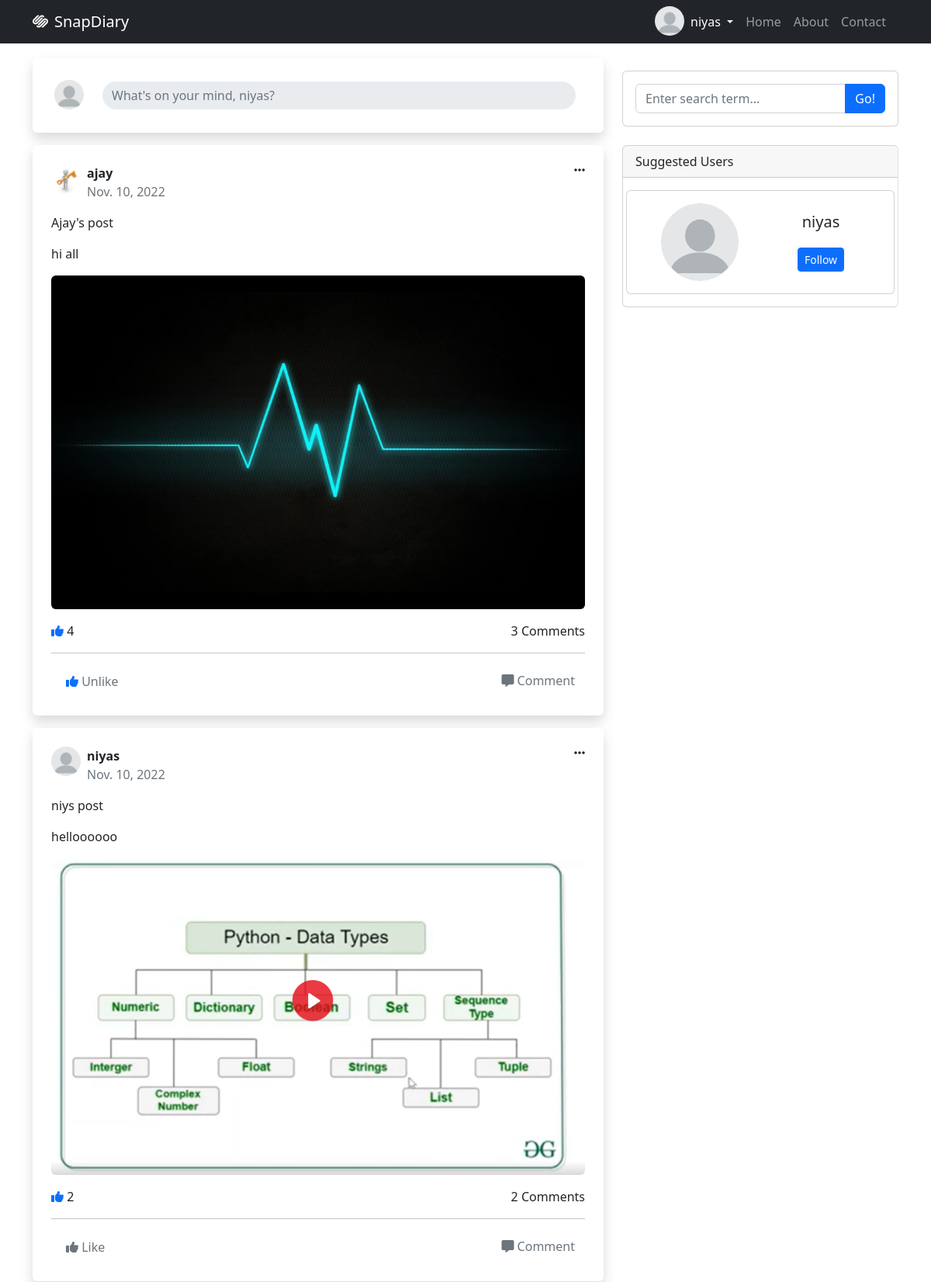
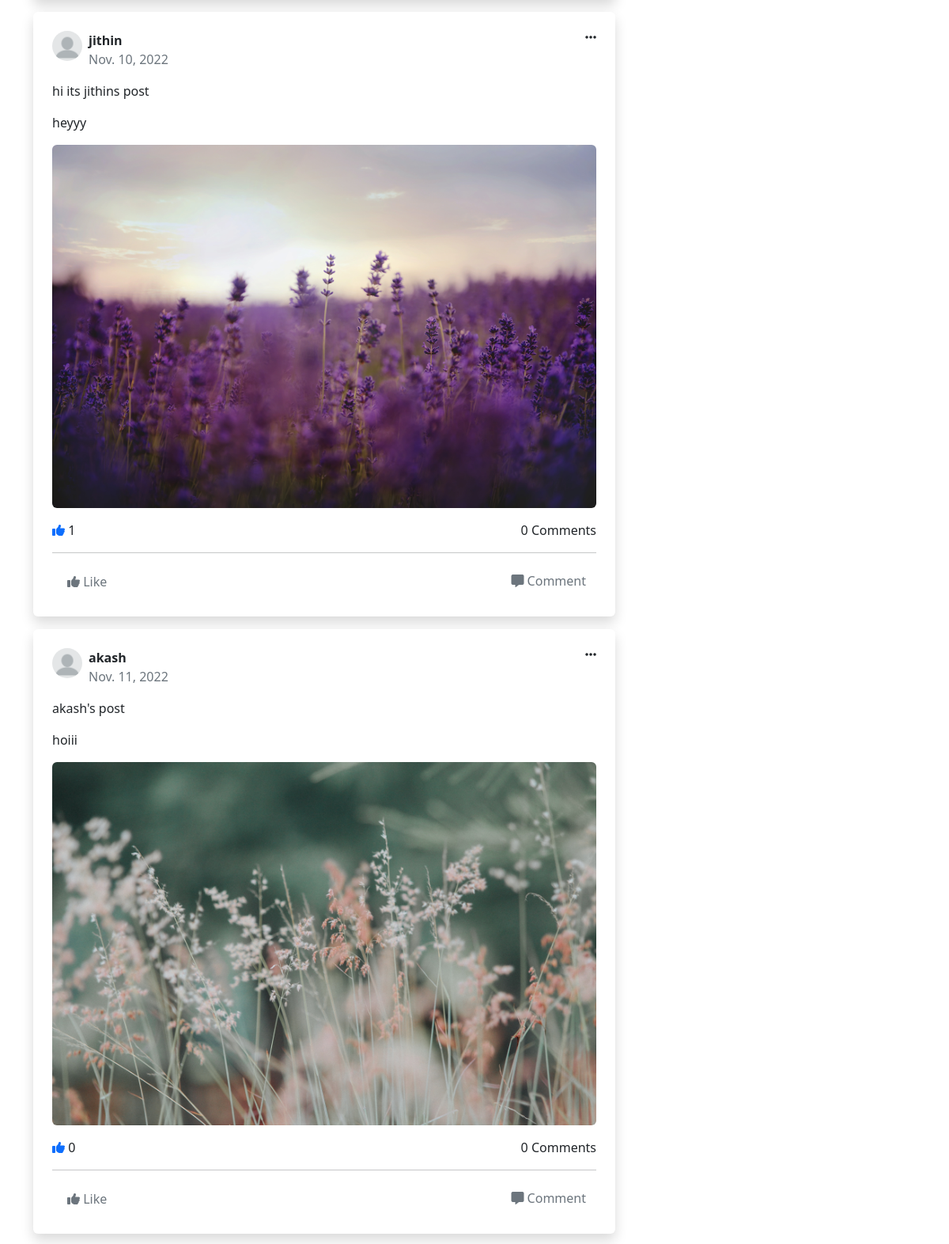
/ (signed in, upper part), run on the app's committed database (2 pictures, top to bottom).
### socialapp/models.py (models this page shows, shortened)
class Myuser(AbstractUser):
  profile_pic = models.ImageField(upload_to='profile', default='default/pro_pic.png')

class Posts(models.Model):
  user = models.ForeignKey(Myuser, on_delete=models.CASCADE, related_name='my_post')
  title = models.CharField(max_length=120)
  description = models.CharField(max_length=200)
  post_image = models.ImageField(upload_to='post-images')
  posted_date = models.DateField(auto_now_add=True)
  liked_by = models.ManyToManyField(Myuser)

### socialapp/views.py (the view)
# urls.py: path('', views.HomeView.as_view(), name='social-home'),
@method_decorator(decs, name='dispatch')
class HomeView(View):
  def get(self, request, *args, **kwargs):
    posts = Posts.objects.all()
    if posts:
      return render(request, 'index.html', {'allposts': posts})
    else:
      return render(request, 'index.html')

### socialapp/views.py (called while the page is built)
def signin_required(fn):
  def wrapper(request, *args, **kwargs):
    if not request.user.is_authenticated:
      return redirect('social-login')
    else:
      return fn(request, *args, **kwargs)
  return wrapper

### socialapp/templates/index.html (shortened to what this page needs)
{%extends 'base.html'%}
{%block body_block%}
<div class="container">
    <div class="row d-flex justify-content-between flex-wrap-reverse">
        <div class="col-lg-8 align-self-lg-top" style="min-height: 100vh;">
            <div>
                <div class="d-flex bg-white p-4 rounded shadow  mb-3" type="button">
                    <div class="p-1">
                        <img
                            src="{{request.user.profile_pic.url}}"
                            alt="avatar"
                            class="rounded-circle me-2"
                            style="width: 38px; height: 38px; object-fit: cover"
                        />
                    </div>
                    <a data-toggle="modal" href="#createModal {%url 'social-new-post'%}" class="form-control border-0" style="text-decoration: none; ">
                        <input
                        type="text"
                        class="form-control rounded-pill border-0 bg-gray pointer"
                        disabled
                        placeholder="What's on your mind, {{request.user}}?"
                        data-bs-toggle="modal"
                        data-bs-target="#createModal"
                        />
                    </a>
                </div>
            </div>
            {%if allposts%}
            {%for post in allposts%}
            <div class="bg-white p-4 rounded shadow mt-3 mb-3">
                <div class="d-flex justify-content-between">
                    <div class="d-flex">
                        {%if post.user != request.user%}
                        <a href="{%url 'social-other-profile' post.user.id%}">
                            <img
                            src="{{post.user.profile_pic.url}}"
                            alt="avatar"
                            class="rounded-circle me-2"
                            style="width: 38px; height: 38px; object-fit: cover"
                            />
                        </a>
                        {%else%}
                        <a href="{%url 'social-my-profile'%}">
                            <img
                            src="{{post.user.profile_pic.url}}"
                            alt="avatar"
                            class="rounded-circle me-2"
                            style="width: 38px; height: 38px; object-fit: cover"
                            />
                        </a>
                        {%endif%}
                        <div>
                            <p class="m-0 fw-bold">{{post.user}}</p>
                            <span class="text-muted fs-7">{{post.posted_date}}</span>
                        </div>
                    </div>
                    <i
                    class="fas fa-ellipsis-h"
                    type="button"
                    id="post1Menu"
                    data-bs-toggle="dropdown"
                    aria-expanded="false"
                    >
                    </i>
                </div>
                <div class="mt-3">
                    <div>
                        <p>
                            {{post.title}}
                        </p>
                        <p>
                            {{post.description}}
                        </p>
                        <img
                            src="{{post.post_image.url}}"
                            alt="post image"
                            class="img-fluid rounded"
                        />
                    </div>
                    <div class="mt-3 d-flex justify-content-between">
                        <div><i class="text-primary fas fa-thumbs-up"></i> {{post.liked_by.count}}</div>
                        {%if post.comments_set.all%}
                        <div>{{post.comments_set.all.count}} Comments</div>
                        {%else%}
                        <div>0 Comments</div>
                        {%endif%}
                    </div>
                    <hr>
                    <div class="d-flex justify-content-between">
                        <div>
                            <form action="{%url 'social-add-like' post.id%}" method="post">
                                {%if request.user not in post.liked_by.all%}
                                <div class="btn">
                                    <button type="submit" style="border: none; background:none;" class="text-muted">
                                        <i class="fas fa-thumbs-up "></i>
                                        Like
                                    </button>
                                </div>
                                {%else%}
                                <div class="btn">
                                    <button type="submit" style="border: none; background:none;" class="text-muted">
                                        <i class="text-primary fas fa-thumbs-up "></i>
                                        Unlike
                                    </button>
                                </div>
                                {%endif%}
                            </form>
                        </div>
                        <div>
                            <a class="btn text-muted" data-bs-toggle="collapse" href="#collapseExample{{post.id}}" role="button" aria-expanded="false" aria-controls="collapseExample">
                                <i class="fas fa-comment-alt "></i>
                                <span class="m-0">Comment</span>
                            </a>
                        </div>
                    </div>
                </div>
            </div>
            {%endfor%}
            {%endif%}
        </div>
        <div class="col-lg-4">
                <div class="card mb-4 mt-3 ">
                    <div class="card-body">
                        <div class="input-group">
                            <input class="form-control" type="text" placeholder="Enter search term..." aria-label="Enter search term..." aria-describedby="button-search" />
                            <button class="btn btn-primary" id="button-search" type="button">Go!</button>
                        </div>
                    </div>
                </div>
                <div class="card mb-4 d-none d-lg-block  flex-column align-items-stretch  border-end" id="suggetion">
                    <div class="card-header">Suggested Users</div>
                    <div class="card-body">
                        <div class="row">
                            <div class="card text-center">
                                <div class="card-body">
                                    <div class="row">
                                        <div class="col-6">
                                            <div class="d-flex justify-content-center">
                                                <div>
                                                    <img
                                                    src="{{request.user.profile_pic.url}}"
                                                    class="rounded-circle  d-inline border border-gray"
                                                    alt="avatar"
                                                    style="width: 100px; height: 100px; object-fit: cover"
                                                    />
                                                </div>
                                            </div>
                                        </div>
                                        <div class="col-6 d-flex flex-column justify-content-evenly">
                                            <div class="">
                                                <h5>{{request.user}}</h5>
                                            </div>
                                            <div>
                                                <form action="" method="post">
                                                    <input type="submit" value="Follow" class="btn btn-primary btn-sm">
                                                </form>
                                            </div>
                                        </div>
                                    </div>
                                </div>
                            </div>
                        </div>
                    </div>
                </div>
        </div>
    </div>
</div>
{%endblock%}

### socialapp/templates/base.html (shortened to what this page needs)
<!DOCTYPE html>
{%load static%}
<html lang="en">
    <head>
        <link href={%static 'css/styles.css'%} rel="stylesheet" />
        <link href={%static 'css/nav.css'%} rel="stylesheet">
        <link rel="stylesheet" href="https://cdnjs.cloudflare.com/ajax/libs/font-awesome/6.2.0/css/all.min.css" />
        <link href="https://cdn.jsdelivr.net/npm/bootstrap@5.2.2/dist/css/bootstrap.min.css" rel="stylesheet">
    </head>
    <body>
        <nav class="navbar navbar-expand-lg navbar-dark bg-dark position-fixed-bottom">
            <div class="container">
                <a class="navbar-brand" href="{%url 'social-home'%}"><i class="fa-brands fa-squarespace me-2"></i>SnapDiary</a>
                <div class="collapse navbar-collapse" id="navbarSupportedContent">
                    <ul class="navbar-nav ms-auto mb-2 mb-lg-0">
                      <img
                      src="{{request.user.profile_pic.url}}"
                      class="rounded-circle  d-inline"
                      alt="avatar"
                      style="width: 38px; height: 38px; object-fit: cover"
                      />
                      <li class="nav-item dropdown">
                        <a class="nav-link dropdown-toggle active" href="#" role="button" data-bs-toggle="dropdown" aria-expanded="false">
                          {{request.user}}
                        </a>
                      </li>
                      <li class="nav-item"><a class="nav-link" href="{%url 'social-home'%}">Home</a></li>
                      <li class="nav-item"><a class="nav-link" href="#!">About</a></li>
                      <li class="nav-item me-2"><a class="nav-link" href="#!">Contact</a></li>
                    </ul>
                </div>
            </div>
        </nav>
        {%block body_block%}
        {%endblock%}
    </body>
</html>

### socialapp/static/css/nav.css (style rules this page uses)
.navbar { position:fixed !important; width:100%; z-index: 1000000; top:0; }
body { padding-top:75px; }

### data on the page
Myuser: user.profile_pic (picture), user "niyas", user "What's on your mind, niyas?"
Posts: user.profile_pic (picture), user "ajay", posted_date "Nov. 10, 2022", title "Ajay's post", description "hi all", post_image (picture), liked_by.count "4", comments_set.all.count "3", shows "Unlike"
Posts: user.profile_pic (picture), user "niyas", posted_date "Nov. 10, 2022", title "niys post", description "helloooooo", post_image (picture), liked_by.count "2", comments_set.all.count "2", shows "Like"
Posts: user.profile_pic (picture), user "jithin", posted_date "Nov. 10, 2022", title "hi its jithins post", description "heyyy", post_image (picture), liked_by.count "1", shows "0 Comments", shows "Like"
Posts: user.profile_pic (picture), user "akash", posted_date "Nov. 11, 2022", title "akash's post", description "hoiii", post_image (picture), liked_by.count "0", shows "0 Comments", shows "Like"
